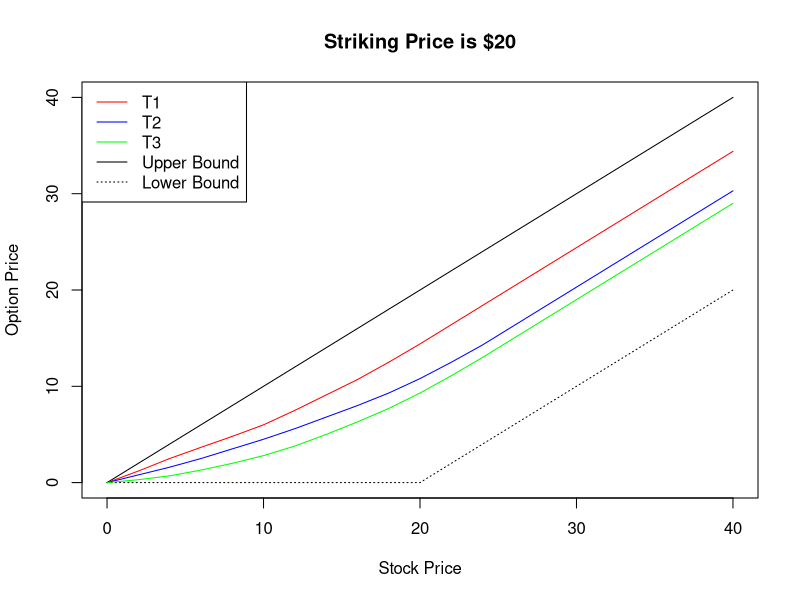

The R source for this figure:
x <- seq(0,40,by = 2)
A <- seq(0,40,by = 2)
plot(x,A, type = "l", lty = 1, xlab = 'Stock Price', ylab = 'Option Price', main = 'Striking Price is $20')
B <- c(rep(0,11), seq(2,20, by = 2))
lines(x,B,lty=3)
T1 <- c(0,1.2,2.5,3.66,4.8,6,7.5,9.1,10.7,12.5,14.4,16.4, seq(18.4,34.4, by=2))
lines(x,T1,col = 'red' )
T2 <- c(0,0.8,1.6,2.5,3.5,4.5,5.6,6.8,8,9.3,10.8,12.5,14.3,16.3, seq(18.3, 30.3, by = 2))
lines(x,T2,col = 'blue' )
T3 <- c(0,0.3,0.7,1.3,2,2.8,3.8,5,6.3,7.7,9.3,11.1, seq(13, 29, by=2))
lines(x,T3,col = 'green' )
legend('topleft', legend = c('T1', 'T2', 'T3', 'Upper Bound', 'Lower Bound'), col = c('red', 'blue', 'green', 'black', 'black'), lty = c(1,1,1,1,3))
